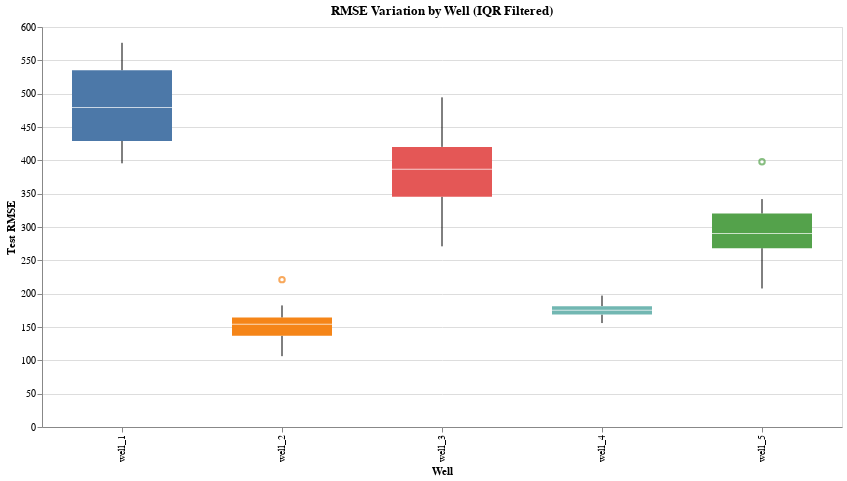

Notebook code cell kept with this figure:
### Markdown cell above
#### Boxplot of Hyperparameter Tuning RMSE Results
- IQR filer applied to `rmse_df` to remove outliers

### Code cell
# Load rmse dataset from directory
rmse_df = pd.read_csv('tuning_rmse_results.csv')

# Filter outliers for each well using the 1.5*IQR rule
quartiles = rmse_df.groupby('well_name')['test_rmse'].quantile([0.25, 0.75]).unstack()
quartiles.columns = ['q1', 'q3']
quartiles['iqr'] = quartiles['q3'] - quartiles['q1']
quartiles['lower'] = quartiles['q1'] - 1.5 * quartiles['iqr']
quartiles['upper'] = quartiles['q3'] + 1.5 * quartiles['iqr']
rmse_df = rmse_df.merge(quartiles[['lower', 'upper']], left_on='well_name', right_index=True)
rmse_df = rmse_df[(rmse_df['test_rmse'] >= rmse_df['lower']) & (rmse_df['test_rmse'] <= rmse_df['upper'])]
rmse_df = rmse_df.drop(columns=['lower', 'upper'])

# Boxplot showing RMSE variation by well
rmse_boxplot = (
    alt.Chart(rmse_df, title='RMSE Variation by Well (IQR Filtered)')
    .mark_boxplot(size=100)
    .encode(
        x=alt.X('well_name:N', title='Well'),
        y=alt.Y('test_rmse:Q', title='Test RMSE'),
        color=alt.Color('well_name:N', legend=None)
    )
    .properties(width=800, height=400)
)

rmse_boxplot

### Figure 1 — Vega-Lite specification as saved in the notebook (floating-point values rounded to 4 significant figures)
{"config": {"view": {"continuousWidth": 300, "continuousHeight": 300}}, "data": {"name": "data-aedfabf43ca36dcf3e7069b2c80bab27"}, "mark": {"type": "boxplot", "size": 100}, "encoding": {"color": {"field": "well_name", "legend": null, "type": "nominal"}, "x": {"field": "well_name", "title": "Well", "type": "nominal"}, "y": {"field": "test_rmse", "title": "Test RMSE", "type": "quantitative"}}, "height": 400, "title": "RMSE Variation by Well (IQR Filtered)", "width": 800, "$schema": "https://vega.github.io/schema/vega-lite/v5.20.1.json", "datasets": {"data-aedfabf43ca36dcf3e7069b2c80bab27": [{"well_name": "well_2", "look_back": 36, "n_nodes": 8, "learning_rate": 0.1, "test_rmse": 106.2}, {"well_name": "well_2", "look_back": 24, "n_nodes": 16, "learning_rate": 0.01, "test_rmse": 116.1}, {"well_name": "well_2", "look_back": 36, "n_nodes": 4, "learning_rate": 0.01, "test_rmse": 119.5}, {"well_name": "well_2", "look_back": 24, "n_nodes": 8, "learning_rate": 0.001, "test_rmse": 124.8}, {"well_name": "well_2", "look_back": 24, "n_nodes": 16, "learning_rate": 0.1, "test_rmse": 130.8}, {"well_name": "well_2", "look_back": 24, "n_nodes": 16, "learning_rate": 0.001, "test_rmse": 134.4}, {"well_name": "well_2", "look_back": 12, "n_nodes": 8, "learning_rate": 0.01, "test_rmse": 136.8}, {"well_name": "well_2", "look_back": 12, "n_nodes": 4, "learning_rate": 0.001, "test_rmse": 141.5}, {"well_name": "well_2", "look_back": 12, "n_nodes": 16, "learning_rate": 0.01, "test_rmse": 144.5}, {"well_name": "well_2", "look_back": 36, "n_nodes": 8, "learning_rate": 0.01, "test_rmse": 145.6}, {"well_name": "well_2", "look_back": 36, "n_nodes": 16, "learning_rate": 0.001, "test_rmse": 149.1}, {"well_name": "well_2", "look_back": 12, "n_nodes": 16, "learning_rate": 0.001, "test_rmse": 151.3}, {"well_name": "well_2", "look_back": 36, "n_nodes": 8, "learning_rate": 0.001, "test_rmse": 154.2}, {"well_name": "well_4", "look_back": 36, "n_nodes": 4, "learning_rate": 0.001, "test_rmse": 155.9}, {"well_name": "well_2", "look_back": 36, "n_nodes": 4, "learning_rate": 0.001, "test_rmse": 157.5}, {"well_name": "well_2", "look_back": 12, "n_nodes": 8, "learning_rate": 0.1, "test_rmse": 159.1}, {"well_name": "well_4", "look_back": 36, "n_nodes": 16, "learning_rate": 0.001, "test_rmse": 159.4}, {"well_name": "well_2", "look_back": 24, "n_nodes": 4, "learning_rate": 0.001, "test_rmse": 159.6}, {"well_name": "well_2", "look_back": 24, "n_nodes": 8, "learning_rate": 0.1, "test_rmse": 159.8}, {"well_name": "well_4", "look_back": 36, "n_nodes": 16, "learning_rate": 0.1, "test_rmse": 160.6}, {"well_name": "well_2", "look_back": 24, "n_nodes": 4, "learning_rate": 0.01, "test_rmse": 161.8}, {"well_name": "well_4", "look_back": 12, "n_nodes": 4, "learning_rate": 0.001, "test_rmse": 161.9}, {"well_name": "well_4", "look_back": 12, "n_nodes": 4, "learning_rate": 0.1, "test_rmse": 162.8}, {"well_name": "well_2", "look_back": 12, "n_nodes": 4, "learning_rate": 0.1, "test_rmse": 164.1}, {"well_name": "well_4", "look_back": 24, "n_nodes": 16, "learning_rate": 0.1, "test_rmse": 168.0}, {"well_name": "well_4", "look_back": 24, "n_nodes": 8, "learning_rate": 0.01, "test_rmse": 170.3}, {"well_name": "well_4", "look_back": 24, "n_nodes": 4, "learning_rate": 0.001, "test_rmse": 170.9}, {"well_name": "well_2", "look_back": 12, "n_nodes": 8, "learning_rate": 0.001, "test_rmse": 171.8}, {"well_name": "well_4", "look_back": 24, "n_nodes": 8, "learning_rate": 0.001, "test_rmse": 172.5}, {"well_name": "well_2", "look_back": 36, "n_nodes": 4, "learning_rate": 0.1, "test_rmse": 172.8}, {"well_name": "well_2", "look_back": 24, "n_nodes": 4, "learning_rate": 0.1, "test_rmse": 173.4}, {"well_name": "well_4", "look_back": 36, "n_nodes": 8, "learning_rate": 0.01, "test_rmse": 174.2}, {"well_name": "well_4", "look_back": 36, "n_nodes": 8, "learning_rate": 0.001, "test_rmse": 174.6}, {"well_name": "well_4", "look_back": 12, "n_nodes": 16, "learning_rate": 0.001, "test_rmse": 176.0}, {"well_name": "well_4", "look_back": 12, "n_nodes": 8, "learning_rate": 0.01, "test_rmse": 176.0}, {"well_name": "well_4", "look_back": 12, "n_nodes": 16, "learning_rate": 0.1, "test_rmse": 176.2}, {"well_name": "well_4", "look_back": 12, "n_nodes": 4, "learning_rate": 0.01, "test_rmse": 179.4}, {"well_name": "well_2", "look_back": 12, "n_nodes": 16, "learning_rate": 0.1, "test_rmse": 179.9}, {"well_name": "well_4", "look_back": 24, "n_nodes": 16, "learning_rate": 0.001, "test_rmse": 180.4}, {"well_name": "well_4", "look_back": 36, "n_nodes": 4, "learning_rate": 0.01, "test_rmse": 181.6}, {"well_name": "well_2", "look_back": 12, "n_nodes": 4, "learning_rate": 0.01, "test_rmse": 182.4}, {"well_name": "well_4", "look_back": 24, "n_nodes": 4, "learning_rate": 0.1, "test_rmse": 182.7}, {"well_name": "well_4", "look_back": 24, "n_nodes": 4, "learning_rate": 0.01, "test_rmse": 184.5}, {"well_name": "well_4", "look_back": 24, "n_nodes": 16, "learning_rate": 0.01, "test_rmse": 188.2}, {"well_name": "well_4", "look_back": 12, "n_nodes": 16, "learning_rate": 0.01, "test_rmse": 189.8}, {"well_name": "well_4", "look_back": 12, "n_nodes": 8, "learning_rate": 0.001, "test_rmse": 197.1}, {"well_name": "well_5", "look_back": 12, "n_nodes": 8, "learning_rate": 0.001, "test_rmse": 207.8}, {"well_name": "well_2", "look_back": 36, "n_nodes": 16, "learning_rate": 0.1, "test_rmse": 221.1}, {"well_name": "well_5", "look_back": 24, "n_nodes": 16, "learning_rate": 0.1, "test_rmse": 233.0}, {"well_name": "well_5", "look_back": 12, "n_nodes": 4, "learning_rate": 0.1, "test_rmse": 242.8}, {"well_name": "well_5", "look_back": 36, "n_nodes": 16, "learning_rate": 0.001, "test_rmse": 244.6}, {"well_name": "well_5", "look_back": 24, "n_nodes": 4, "learning_rate": 0.001, "test_rmse": 250.9}, {"well_name": "well_5", "look_back": 24, "n_nodes": 4, "learning_rate": 0.01, "test_rmse": 252.7}, {"well_name": "well_5", "look_back": 36, "n_nodes": 4, "learning_rate": 0.001, "test_rmse": 266.4}, {"well_name": "well_3", "look_back": 24, "n_nodes": 4, "learning_rate": 0.001, "test_rmse": 271.0}, {"well_name": "well_5", "look_back": 24, "n_nodes": 8, "learning_rate": 0.001, "test_rmse": 273.9}, {"well_name": "well_5", "look_back": 12, "n_nodes": 4, "learning_rate": 0.01, "test_rmse": 280.1}, {"well_name": "well_5", "look_back": 24, "n_nodes": 8, "learning_rate": 0.01, "test_rmse": 281.6}, {"well_name": "well_5", "look_back": 36, "n_nodes": 4, "learning_rate": 0.01, "test_rmse": 283.8}, {"well_name": "well_5", "look_back": 36, "n_nodes": 16, "learning_rate": 0.1, "test_rmse": 285.6}, {"well_name": "well_5", "look_back": 12, "n_nodes": 4, "learning_rate": 0.001, "test_rmse": 288.0}, {"well_name": "well_5", "look_back": 12, "n_nodes": 16, "learning_rate": 0.01, "test_rmse": 292.5}, {"well_name": "well_5", "look_back": 24, "n_nodes": 8, "learning_rate": 0.1, "test_rmse": 293.4}, {"well_name": "well_5", "look_back": 12, "n_nodes": 16, "learning_rate": 0.001, "test_rmse": 295.1}, {"well_name": "well_5", "look_back": 24, "n_nodes": 16, "learning_rate": 0.01, "test_rmse": 305.0}, {"well_name": "well_5", "look_back": 36, "n_nodes": 8, "learning_rate": 0.01, "test_rmse": 307.6}, {"well_name": "well_3", "look_back": 12, "n_nodes": 4, "learning_rate": 0.001, "test_rmse": 309.0}, {"well_name": "well_3", "look_back": 12, "n_nodes": 4, "learning_rate": 0.1, "test_rmse": 314.3}, {"well_name": "well_5", "look_back": 36, "n_nodes": 16, "learning_rate": 0.01, "test_rmse": 319.3}, {"well_name": "well_5", "look_back": 36, "n_nodes": 8, "learning_rate": 0.001, "test_rmse": 320.4}, {"well_name": "well_5", "look_back": 24, "n_nodes": 16, "learning_rate": 0.001, "test_rmse": 324.9}, {"well_name": "well_5", "look_back": 36, "n_nodes": 4, "learning_rate": 0.1, "test_rmse": 326.2}, {"well_name": "well_3", "look_back": 24, "n_nodes": 8, "learning_rate": 0.001, "test_rmse": 328.1}, {"well_name": "well_5", "look_back": 12, "n_nodes": 8, "learning_rate": 0.01, "test_rmse": 334.5}, {"well_name": "well_3", "look_back": 24, "n_nodes": 16, "learning_rate": 0.001, "test_rmse": 337.6}, {"well_name": "well_5", "look_back": 36, "n_nodes": 8, "learning_rate": 0.1, "test_rmse": 339.3}, {"well_name": "well_5", "look_back": 12, "n_nodes": 16, "learning_rate": 0.1, "test_rmse": 341.9}, {"well_name": "well_3", "look_back": 36, "n_nodes": 8, "learning_rate": 0.001, "test_rmse": 344.7}, {"well_name": "well_3", "look_back": 36, "n_nodes": 4, "learning_rate": 0.001, "test_rmse": 347.1}, {"well_name": "well_3", "look_back": 12, "n_nodes": 4, "learning_rate": 0.01, "test_rmse": 352.1}, {"well_name": "well_3", "look_back": 36, "n_nodes": 4, "learning_rate": 0.01, "test_rmse": 376.0}, {"well_name": "well_3", "look_back": 24, "n_nodes": 4, "learning_rate": 0.01, "test_rmse": 376.4}, {"well_name": "well_3", "look_back": 12, "n_nodes": 16, "learning_rate": 0.1, "test_rmse": 383.0}, {"well_name": "well_3", "look_back": 36, "n_nodes": 8, "learning_rate": 0.01, "test_rmse": 390.2}, {"well_name": "well_3", "look_back": 12, "n_nodes": 8, "learning_rate": 0.001, "test_rmse": 393.9}, {"well_name": "well_1", "look_back": 24, "n_nodes": 4, "learning_rate": 0.01, "test_rmse": 395.5}, {"well_name": "well_1", "look_back": 24, "n_nodes": 4, "learning_rate": 0.1, "test_rmse": 397.6}, {"well_name": "well_5", "look_back": 24, "n_nodes": 4, "learning_rate": 0.1, "test_rmse": 398.0}, {"well_name": "well_1", "look_back": 12, "n_nodes": 8, "learning_rate": 0.01, "test_rmse": 398.2}, {"well_name": "well_3", "look_back": 24, "n_nodes": 8, "learning_rate": 0.1, "test_rmse": 404.4}, {"well_name": "well_3", "look_back": 24, "n_nodes": 8, "learning_rate": 0.01, "test_rmse": 409.0}, {"well_name": "well_1", "look_back": 24, "n_nodes": 8, "learning_rate": 0.1, "test_rmse": 413.7}, {"well_name": "well_1", "look_back": 24, "n_nodes": 8, "learning_rate": 0.01, "test_rmse": 414.7}, {"well_name": "well_3", "look_back": 12, "n_nodes": 16, "learning_rate": 0.001, "test_rmse": 414.8}, {"well_name": "well_3", "look_back": 24, "n_nodes": 16, "learning_rate": 0.1, "test_rmse": 422.0}, {"well_name": "well_1", "look_back": 36, "n_nodes": 16, "learning_rate": 0.01, "test_rmse": 423.1}, {"well_name": "well_1", "look_back": 36, "n_nodes": 8, "learning_rate": 0.01, "test_rmse": 424.0}, {"well_name": "well_3", "look_back": 36, "n_nodes": 16, "learning_rate": 0.001, "test_rmse": 427.2}, {"well_name": "well_3", "look_back": 36, "n_nodes": 8, "learning_rate": 0.1, "test_rmse": 441.3}, {"well_name": "well_1", "look_back": 24, "n_nodes": 16, "learning_rate": 0.1, "test_rmse": 443.9}, {"well_name": "well_3", "look_back": 12, "n_nodes": 8, "learning_rate": 0.01, "test_rmse": 447.3}, {"well_name": "well_3", "look_back": 36, "n_nodes": 4, "learning_rate": 0.1, "test_rmse": 447.6}, {"well_name": "well_1", "look_back": 24, "n_nodes": 8, "learning_rate": 0.001, "test_rmse": 467.3}, {"well_name": "well_1", "look_back": 12, "n_nodes": 16, "learning_rate": 0.01, "test_rmse": 469.0}, {"well_name": "well_1", "look_back": 36, "n_nodes": 4, "learning_rate": 0.01, "test_rmse": 469.8}, {"well_name": "well_1", "look_back": 12, "n_nodes": 16, "learning_rate": 0.001, "test_rmse": 470.7}, {"well_name": "well_1", "look_back": 36, "n_nodes": 8, "learning_rate": 0.001, "test_rmse": 477.5}, {"well_name": "well_1", "look_back": 36, "n_nodes": 4, "learning_rate": 0.001, "test_rmse": 480.6}, {"well_name": "well_1", "look_back": 36, "n_nodes": 16, "learning_rate": 0.001, "test_rmse": 480.9}, {"well_name": "well_1", "look_back": 36, "n_nodes": 16, "learning_rate": 0.1, "test_rmse": 487.7}, {"well_name": "well_1", "look_back": 12, "n_nodes": 4, "learning_rate": 0.001, "test_rmse": 489.4}, {"well_name": "well_1", "look_back": 36, "n_nodes": 4, "learning_rate": 0.1, "test_rmse": 490.6}, {"well_name": "well_3", "look_back": 24, "n_nodes": 4, "learning_rate": 0.1, "test_rmse": 494.5}, {"well_name": "well_1", "look_back": 24, "n_nodes": 16, "learning_rate": 0.01, "test_rmse": 525.1}, {"well_name": "well_1", "look_back": 24, "n_nodes": 4, "learning_rate": 0.001, "test_rmse": 538.3}, {"well_name": "well_1", "look_back": 12, "n_nodes": 4, "learning_rate": 0.01, "test_rmse": 545.2}, {"well_name": "well_1", "look_back": 12, "n_nodes": 4, "learning_rate": 0.1, "test_rmse": 560.3}, {"well_name": "well_1", "look_back": 24, "n_nodes": 16, "learning_rate": 0.001, "test_rmse": 560.8}, {"well_name": "well_1", "look_back": 12, "n_nodes": 16, "learning_rate": 0.1, "test_rmse": 566.4}, {"well_name": "well_1", "look_back": 12, "n_nodes": 8, "learning_rate": 0.001, "test_rmse": 575.0}, {"well_name": "well_1", "look_back": 36, "n_nodes": 8, "learning_rate": 0.1, "test_rmse": 576.3}]}}
